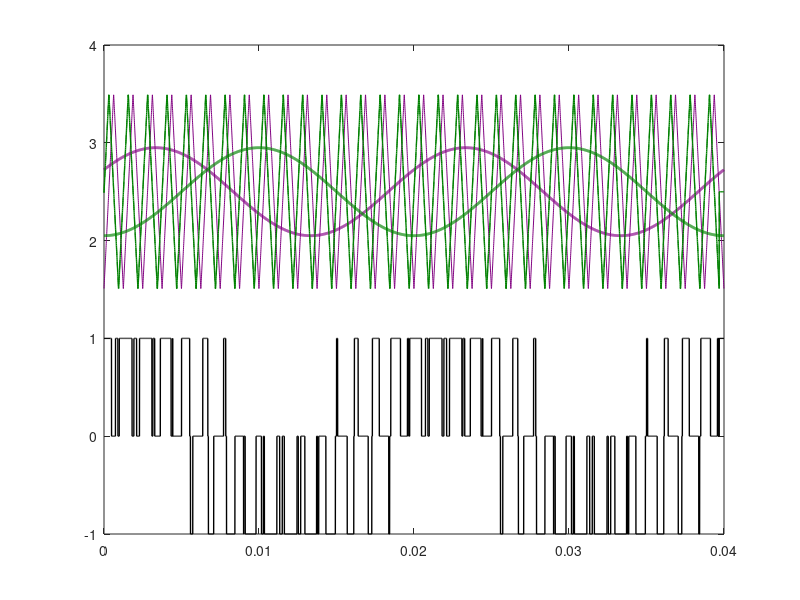

MATLAB code to generate this figure: (Note: this script raises an error after producing the figure.)
clear ;
clc;
tic;
%% Time array
ma = 0.90;
fout = 50; % Hz
fsw = 800; % Hz
Tstep = (1/fsw)/200; % s
Ts = Tstep; % s
Tfinal =2/fout ; % s
time_array = 0:Tstep:Tfinal-Tstep;
NumberofSteps = numel(time_array);
%Generate switching signals
The_c=0;
The_f=-pi/3;
phaseA=The_f+0;
phaseB=The_f-2*pi/3;
phaseC=The_f+2*pi/3;
VrefA = ma*cos(2*pi*fout*time_array+phaseA);
VrefB = ma*cos(2*pi*fout*time_array+phaseB);
VrefC = ma*cos(2*pi*fout*time_array+phaseC);
Vtriang = zeros(1, NumberofSteps);
for k = 1:Tfinal*fsw
   Triang_temp = triang(1/(Ts*fsw));
   Vtriang((length(Triang_temp)*(k-1)+1:k/(Tstep*fsw))) = (Triang_temp*2)-1;
end
%%
carrierPhA=0;
carrierPhB=90;
carrierPhC=0;
carA= round(carrierPhA/(fsw*Ts)/360);
if carA==0
    carA=1;
end
carB= round(carrierPhB/(fsw*Ts)/360);
if carB==0
    carB=1;
end
carC= round(carrierPhC/(fsw*Ts)/360);
if carC==0
    carC=1;
end

%%
VcarrierA = [ Vtriang(carA:end), zeros(1,carA-1)];
VcarrierB = [ Vtriang(carB:end), zeros(1,carB-1)];
VcarrierC = [ Vtriang(carC:end), zeros(1,carC-1)];

%%
SA = double(VrefA > VcarrierA);
SB = double(VrefB > VcarrierB);
SC = double(VrefC > VcarrierC);

VphaA = ma*cos(2*pi*fout*time_array+phaseA)/2;
VphaB = ma*cos(2*pi*fout*time_array+phaseB)/2;
VphaC = ma*cos(2*pi*fout*time_array+phaseC)/2;

%%
carrierPhA=carrierPhA*pi/180;
carrierPhB=carrierPhB*pi/180;
carrierPhC=carrierPhC*pi/180;
m=1; % carrier
n=2; % fundamental
mag_fsw=2*m*besselj(0,ma*pi/2)/pi;
Vfsw_A=(2*m*besselj(0,ma*pi/2)/pi)*cos(2*pi*fsw*time_array+carrierPhA);
Vfsw_B=(2*m*besselj(0,ma*pi/2)/pi)*cos(2*pi*fsw*time_array+carrierPhB);
Vfsw_C=(2*m*besselj(0,ma*pi/2)/pi)*cos(2*pi*fsw*time_array+carrierPhC);
%
VfswSL_A=2.*besselj(n,m*ma*pi/2)/(m*pi)*cos(2*pi*(fsw-2*fout)*time_array+carrierPhA-2*phaseA);
VfswSL_B=2.*besselj(n,m*ma*pi/2)/(m*pi)*cos(2*pi*(fsw-2*fout)*time_array+carrierPhB-2*phaseB);
VfswSL_C=2.*besselj(n,m*ma*pi/2)/(m*pi)*cos(2*pi*(fsw-2*fout)*time_array+carrierPhB-2*phaseC);
%
VfswSH_A=2.*besselj(n,m*ma*pi/2)/(m*pi)*cos(2*pi*(fsw+2*fout)*time_array+carrierPhA+2*phaseA);
VfswSH_B=2.*besselj(n,m*ma*pi/2)/(m*pi)*cos(2*pi*(fsw+2*fout)*time_array+carrierPhB+2*phaseB);
VfswSH_C=2.*besselj(n,m*ma*pi/2)/(m*pi)*cos(2*pi*(fsw+2*fout)*time_array+carrierPhB+2*phaseC);

%%


figure();
minus=2.5;
plot(time_array,VcarrierA+minus,'color',[0.5 0 0.5],'LineWidth',0.5)
hold on;
plot(time_array,VphaA+minus,'color',[0.5 0 0.5],'LineWidth',2)
hold on;
minus=2.5;
% plot(time_array,VcarrierB+minus,'color',[0 0.5 0],'LineWidth',0.5)
plot(time_array,VcarrierB+minus,'--','color',[0 0.5 0],'LineWidth',0.5)
plot(time_array,VcarrierB+minus,'color',[0 0.5 0],'LineWidth',1)
hold on;
plot(time_array,VphaB+minus,'color',[0 0.5 0],'LineWidth',2)
hold on;
plot(time_array,SA-SB,'color','k','LineWidth',1)
hold on;
yline(0,'LineWidth',0.5)
minus=-2;
plot(time_array,(VphaA-VphaB)+minus,'color','r','LineWidth',1)
hold on;
yline(minus,'LineWidth',0.5)
minus=-4;
plot(time_array,(Vfsw_A-Vfsw_B+VfswSL_A-VfswSL_B+VfswSH_A-VfswSH_B)+minus,'color','b','LineWidth',1);
yline(minus,'LineWidth',0.5)
set(gca,'xtick',[])
grid on;
grid minor;
set(gca,'ytick',[])

%%
figure1 = figure;
% Create axes
axes1 = axes('Parent',figure1);
hold(axes1,'on');
% Create plot
% plot(time_array,VcarrierA,'color',[0.5 0 0.5],'LineWidth',0.5)
plot(time_array,VcarrierB,'color',[0 0.5 0],'LineWidth',0.5)
box(axes1,'on');
hold(axes1,'off');
% Set the remaining axes properties
set(axes1,'XTickLabel','','YTickLabel','');
hold on;
%%
figure1 = figure;
% Create axes
axes1 = axes('Parent',figure1);
hold(axes1,'on');
% Create plot
% plot(time_array,VrefA,'color',[0.5 0 0.5],'LineWidth',0.5)
plot(time_array,VrefB,'color',[0 0.5 0],'LineWidth',0.5)
% plot(time_array,VrefC,'color',[0 0 0],'LineWidth',0.5)
box(axes1,'on');
hold(axes1,'off');
% Set the remaining axes properties
set(axes1,'XTickLabel','','YTickLabel','');
hold on;
%%
figure1 = figure;
% Create axes
axes1 = axes('Parent',figure1);
hold(axes1,'on');
% Create plot
% plot(time_array,SA-SB,'color',[0 0 0.5],'LineWidth',0.5)
% plot(time_array,SB-SC,'color',[0.5 0 0],'LineWidth',0.5)
% plot(time_array,SC-SA,'color',[0.5 0 0.5],'LineWidth',0.5)
% plot(time_array,(Vfsw_A-Vfsw_B+VfswSL_A-VfswSL_B+VfswSH_A-VfswSH_B),'color',[0 0 0.5],'LineWidth',0.5)
% plot(time_array,(VrefA+Vfsw_A-Vfsw_B+VfswSL_A-VfswSL_B+VfswSH_A-VfswSH_B),'color',[0.5 0 0.5],'LineWidth',0.5)
plot(time_array,VrefB-(Vfsw_A-Vfsw_B+VfswSL_A-VfswSL_B+VfswSH_A-VfswSH_B),'color',[0 0.5 0],'LineWidth',0.5)
% plot(time_array,(VrefA+Vfsw_A-Vfsw_B+VfswSL_A-VfswSL_B+VfswSH_A-VfswSH_B),'color',[0.5 0 0.5],'LineWidth',0.5)

box(axes1,'on');
hold(axes1,'off');
% Set the remaining axes properties
set(axes1,'XTickLabel','','YTickLabel','');
hold on;
